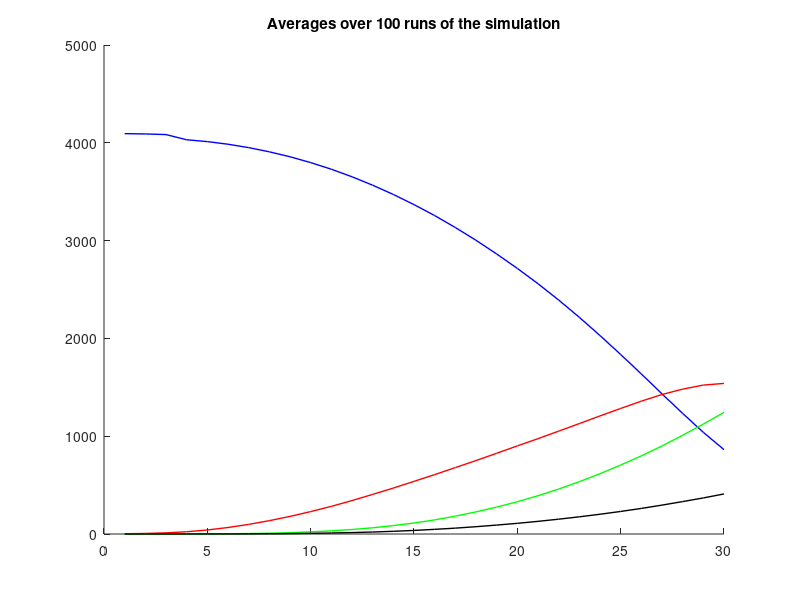
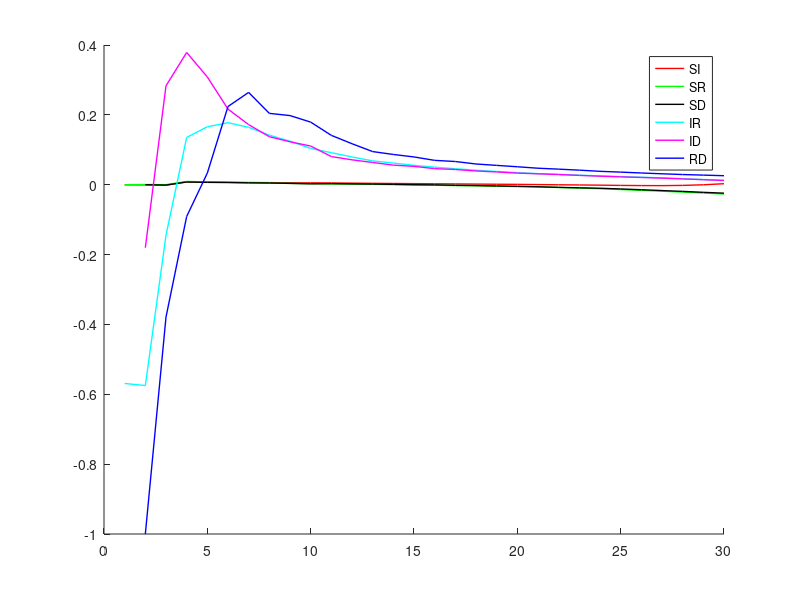
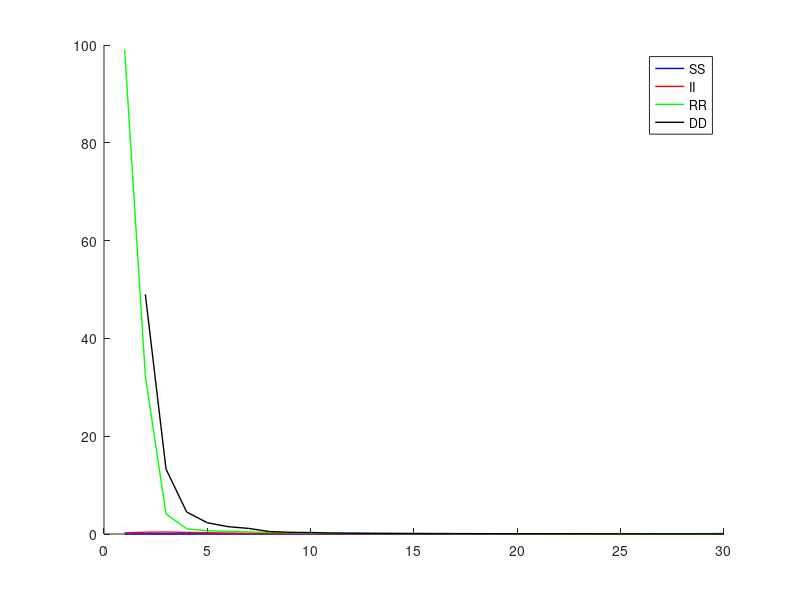
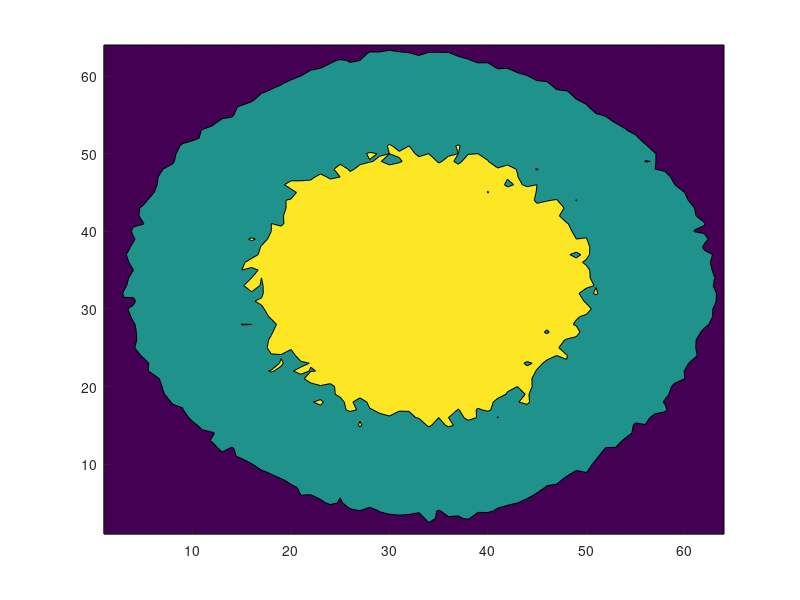

Recreate these plots in MATLAB, in order.
%SIRD model
clear

size=64; %side length of square

days=30;

infection_rate=.1; %the rate that each additional neighbor multiplies the infection by
infection_radius=3; %how much taxicab distance away someone can be and still infect
infection_factor=1.5; %chance goes down by a factor of this for every further distance
death_chance=.005;
recovery_chance=.015;
long_connections=5; %how many "longer distance" connections can infect people

times=100; %ensemble only

%setting up infection mechanism
for radius=1:infection_radius
  for x_offset=0:radius
    infection_matrix(infection_radius+1+x_offset,infection_radius+1+radius-x_offset)=1/infection_factor^(radius-1); 
    infection_matrix(infection_radius+1-x_offset,infection_radius+1+radius-x_offset)=1/infection_factor^(radius-1);
    infection_matrix(infection_radius+1+x_offset,infection_radius+1-radius+x_offset)=1/infection_factor^(radius-1);
    infection_matrix(infection_radius+1-x_offset,infection_radius+1-radius+x_offset)=1/infection_factor^(radius-1);    
  endfor
endfor

for iter=1:times
  lattice_si(:,:,iter)=zeros(size,size);
  lattice_rd(:,:,iter)=zeros(size,size); %0 is susceptible
  lattice_i_days=zeros(size,size);
  
  initial_infections=1;

  for x=1:initial_infections
%    initial_x=floor(size*rand())+1; %first position of infected
%    initial_y=floor(size*rand())+1;
    initial_x=floor(size/2)+1;
    initial_y=floor(size/2)+1;
    lattice_si(initial_x,initial_y,iter)=1; %1 is infected
  endfor

  for j=1:days
    i=rand(size);
    lattice_si_temp=lattice_si(:,:,iter);
    
    lattice_i_days=lattice_i_days+(lattice_si(:,:,iter)==1); %each day the chance of recovery/death goes up linearly
      
    lattice_neighbors=infection_rate*conv2(lattice_si(:,:,iter),infection_matrix,"same")-i;
    lattice_si_temp=lattice_si(:,:,iter) | (lattice_neighbors>0);
    lattice_rd(:,:,iter)=lattice_rd(:,:,iter)+3*(lattice_si(:,:,iter).*(i>(1-(death_chance*lattice_i_days))))+2*(lattice_si(:,:,iter).*(i<(recovery_chance*lattice_i_days)));
    lattice_si(:,:,iter)=lattice_si_temp & not(lattice_rd(:,:,iter));
    
    end_s(j,iter)=sum(sum((lattice_si(:,:,iter)+lattice_rd(:,:,iter))==0));
    end_i(j,iter)=sum(sum((lattice_si(:,:,iter)+lattice_rd(:,:,iter))==1));
    end_r(j,iter)=sum(sum((lattice_si(:,:,iter)+lattice_rd(:,:,iter))==2));
    end_d(j,iter)=sum(sum((lattice_si(:,:,iter)+lattice_rd(:,:,iter))==3));
    
    if any(any(lattice_si(:,:,iter)))==0
      break
    endif
  endfor
endfor

%statistics
for j=1:days
  end_s_average(j)=sum(end_s(j,:))/times;
  end_i_average(j)=sum(end_i(j,:))/times;
  end_r_average(j)=sum(end_r(j,:))/times;
  end_d_average(j)=sum(end_d(j,:))/times;
  end_ss_average(j)=sum(end_s(j,:).*end_s(j,:))/times;
  end_si_average(j)=sum(end_s(j,:).*end_i(j,:))/times;
  end_sr_average(j)=sum(end_s(j,:).*end_r(j,:))/times;
  end_sd_average(j)=sum(end_s(j,:).*end_d(j,:))/times;
  end_ii_average(j)=sum(end_i(j,:).*end_i(j,:))/times;
  end_ir_average(j)=sum(end_i(j,:).*end_r(j,:))/times;
  end_id_average(j)=sum(end_i(j,:).*end_d(j,:))/times;
  end_rr_average(j)=sum(end_r(j,:).*end_r(j,:))/times;
  end_rd_average(j)=sum(end_r(j,:).*end_d(j,:))/times;
  end_dd_average(j)=sum(end_d(j,:).*end_d(j,:))/times;
endfor

for x=1:size
  for y=1:size
    lattice_si_average(x,y)=sum(lattice_si(x,y,:))/times;
    lattice_rd_average(x,y)=sum(lattice_rd(x,y,:))/times;
  endfor
endfor
figure(1)
x=1:days;
clf;
hold on
plot(x,end_s_average(x),'b','LineWidth',1)
plot(x,end_i_average(x),'r','LineWidth',1)
plot(x,end_r_average(x),'g','LineWidth',1)
plot(x,end_d_average(x),'k','LineWidth',1)
title({'Averages over 100 runs of the simulation'})
hold off

figure(2)
clf;
hold on
plot(x,(end_si_average(x)-end_s_average(x).*end_i_average(x))./(end_s_average(x).*end_i_average(x)),'r','LineWidth',1)
plot(x,(end_sr_average(x)-end_s_average(x).*end_r_average(x))./(end_s_average(x).*end_r_average(x)),'g','LineWidth',1)
plot(x,(end_sd_average(x)-end_s_average(x).*end_d_average(x))./(end_s_average(x).*end_d_average(x)),'k','LineWidth',1)
plot(x,(end_ir_average(x)-end_i_average(x).*end_r_average(x))./(end_i_average(x).*end_r_average(x)),'c','LineWidth',1)
plot(x,(end_id_average(x)-end_i_average(x).*end_d_average(x))./(end_i_average(x).*end_d_average(x)),'m','LineWidth',1)
plot(x,(end_rd_average(x)-end_r_average(x).*end_d_average(x))./(end_r_average(x).*end_d_average(x)),'b','LineWidth',1)
legend('SI','SR','SD','IR','ID','RD')
hold off

figure(3)
clf;
hold on
plot(x,(end_ss_average(x)-end_s_average(x).*end_s_average(x))./(end_s_average(x).*end_s_average(x)),'b','LineWidth',1)
plot(x,(end_ii_average(x)-end_i_average(x).*end_i_average(x))./(end_i_average(x).*end_i_average(x)),'r','LineWidth',1)
plot(x,(end_rr_average(x)-end_r_average(x).*end_r_average(x))./(end_r_average(x).*end_r_average(x)),'g','LineWidth',1)
plot(x,(end_dd_average(x)-end_d_average(x).*end_d_average(x))./(end_d_average(x).*end_d_average(x)),'k','LineWidth',1)
legend('SS','II','RR','DD')
hold off

figure(4)
clf;
hold on
x=1:size;
y=1:size;
contourf(x,y,lattice_si_average(x,y)+lattice_rd_average(x,y),0:4)
hold off